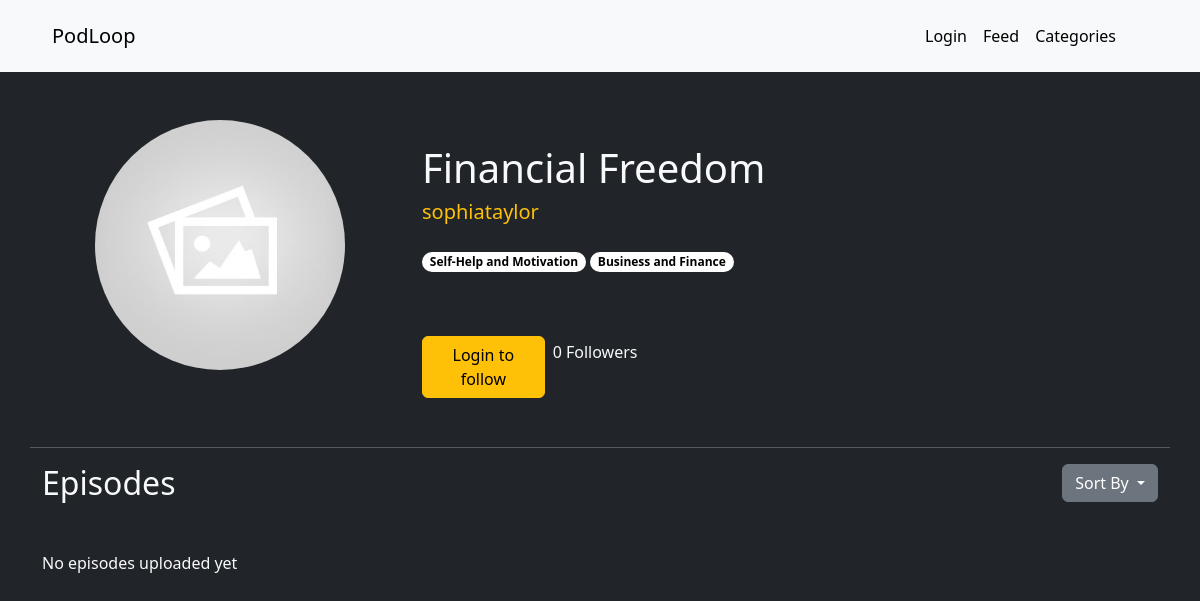
The page /podcasts/financial-freedom on the database its author committed.
### core/models.py (models this page shows, shortened)
class Podcast(models.Model):
    name = models.CharField(max_length=300,blank=False, unique=True)
    owner = models.ForeignKey(User,on_delete=models.CASCADE,blank=False)
    slug = models.CharField(max_length=500,unique=True,null=True)
    followers = models.ManyToManyField(User,related_name="followed_podcasts",symmetrical=False)
    description = models.CharField(max_length=500,blank=False)
    categories = models.ManyToManyField(Category,related_name="podcasts",symmetrical=False,blank=False)
    podcast_thumbnail = models.FileField(upload_to='images/',blank=True, validators=[validate_image_file])
    class Meta:
        verbose_name_plural = "Podcasts"

class Category(models.Model):
    name = models.CharField(max_length=50,unique=True,blank=False)
    description = models.CharField(max_length=100,null=True,default=None,blank=True)
    slug = models.CharField(max_length=100,unique=True,null=True)
    class Meta:
        verbose_name_plural = "Categories"

### accounts/models.py (models this page shows, shortened)
class User(AbstractBaseUser, PermissionsMixin):
    email = models.EmailField(blank=True, default='', unique=True)
    name = models.CharField(max_length=255, blank=False)
    last_name = models.CharField(max_length=255, blank=False)
    username = models.CharField(max_length=255, blank=False, unique=True)
    is_active = models.BooleanField(default=False)
    is_superuser = models.BooleanField(default=False)
    is_staff = models.BooleanField(default=False)
    is_creator = models.BooleanField(default=False)
    is_email_verified = models.BooleanField(default=False)
    date_joined = models.DateTimeField(default=now, blank=False)
    last_login =  models.DateTimeField(blank=True, null=True)
    link_profile_picture = models.ImageField(upload_to='images')
    objects = CustomUserManager()
    USERNAME_FIELD = 'email'
    EMAIL_FIELD = 'email'
    REQUIRED_FIELDS = ['name','last_name','username']
    class Meta:
        verbose_name = 'User'
        verbose_name_plural = 'Users'

### core/views.py (the view, shortened to what this page needs)
# urls.py: path('podcasts/<slug:slug>', PodcastView, name='podcast'),
def PodcastView(request,slug):
    template_name = "core/podcast.html"
    podcast = get_object_or_404(Podcast, slug=slug)
    owner = User.objects.get(id=podcast.owner_id)
    followers = str(Podcast.objects.get(name=podcast.name).followers.all().count())
    sort_by = request.GET.get("sort_by")
    if sort_by == "old_to_new":
        episodes = podcast.episodes.all().order_by('upload_date')
    else:
        episodes = podcast.episodes.all().order_by('-upload_date')
        sort_by = "new_to_old"
    is_owner = False
    is_following = False
    categories = Podcast.objects.get(name=podcast.name).categories.all()
    context = {
        "podcast":podcast,
        "owner":owner,
        "followers":followers,
        "is_owner":is_owner,
        "is_following":is_following,
        "episodes":episodes,
        "categories":categories,
        "sort_by":sort_by
    }
    return render(request, template_name, context=context)

### core/templates/core/podcast.html (shortened to what this page needs)
{% extends 'core/base.html' %} {% load static %} {% load custom_filters %}
{%block head %}
<link rel="stylesheet" href="{% static 'css/episode.css' %}" />
<link rel="stylesheet" href="{% static 'css/badge.css' %}" />
{% endblock %} {% block content %}
<div class="mt-5 row">
  <div class="info-section col-lg-4">
    <div class="episode-image">
      {% if podcast.podcast_thumbnail %}
      <img
        src="{{ MEDIA_URL }}{{podcast.podcast_thumbnail}}"
        class="img-fluid"
        id="episode-thumbnail"
        alt="Podcast thumbnail"
      />
      {% else %}
      <img
        src="{{ MEDIA_URL }}images/default_podcast_thumbnail.jpg"
        class="img-fluid"
        id="episode-thumbnail"
        alt="Podcast thumbnail"
      />
      {% endif %}
    </div>
  </div>
  <div class="col-lg-8 mt-4">
    <h1 class="text-light">{{podcast.name}}</h1>
    <h5 class="text-warning">{{owner.username}}</h5>
    <div class="category-list mt-3">
      {% for category in categories %}
      <a href="{% url 'core:category-detail' category.slug%}"
        ><span class="badge rounded-pill">{{category.name}}</span></a
      >
      {% endfor %}
    </div>
    <div class="col-6 follow-section mt-5 d-flex">
      <div class="col-sm-4 me-2">
        {% if user.is_authenticated %} {% if is_owner %}
        <a
          class="btn btn-sm btn-warning"
          href="{% url 'core:podcast' podcast.slug %}"
          >Edit</a
        >
        {% else %} {% if is_following %}
        <a
          class="btn btn-sm btn-danger"
          href="{% url 'core:unfollow' podcast.slug %}"
          >Unfollow</a
        >
        {% else %}
        <a
          class="btn btn-sm btn-success"
          href="{% url 'core:follow' podcast.slug %}"
          >Follow</a
        >
        {% endif %} {% endif %}{% else %}
        <a
          href="{% url 'accounts:login' %}"
          class="btn btn-warning align-text-bottom"
          >Login to follow</a
        >
        {% endif %}
      </div>
      <div class="col-sm-9">
        <p class="text-light mt-1">{{followers}} Followers</p>
      </div>
    </div>
  </div>
  <hr class="text-light mt-5" />
  <div class="episodes-list">
    <div class="d-flex justify-content-between">
      <h2 class="text-light mb-5">Episodes</h2>
      <div class="dropdown bg-dark">
        <button
          class="btn btn-secondary dropdown-toggle"
          type="button"
          data-bs-toggle="dropdown"
          aria-expanded="false"
        >
          Sort By
        </button>
      </div>
    </div>
    {% if episodes %} {% for episode in episodes %}
    <div class="card mb-3 mt-3 pt-2 pb-2 podcast">
      <div class="row g-0">
        <div class="col-md-2 ms-4 mt-2">
          {% if episode.episode_thumbnail %}
          <img
            src="{{ MEDIA_URL }}{{episode.episode_thumbnail}}"
            class="img mt-2"
            alt="Episode thumbnail"
          />
          {% else %}
          <img
            src="{{ MEDIA_URL }}images/default_podcast_thumbnail.jpg"
            class="img mt-3"
            alt="Episode thumbnail"
          />
          {% endif %}
        </div>
        <div class="col-md-8">
          <div class="card-body">
            <a
              href="/podcasts/{{podcast.slug}}/episode/{{episode.slug}}"
              class="link-episode"
              ><h5 class="card-title mb-3">{{episode.title}}</h5></a
            >
            <div class="row">
              <div class="col-sm-12">
                <p class="text-warning col-sm-6 me-0">
                  {{ episode.length|seconds_to_minutes }}
                </p>
                <small class="text-light col-sm-6 me-0"
                  >{{episode.upload_date}}</small
                >
              </div>
            </div>
          </div>
        </div>
      </div>
    </div>
    <hr class="text-light" />
    {% endfor %} {% else %}
    <p class="text-light">No episodes uploaded yet</p>
    {% endif %}
  </div>
</div>
{% endblock %}

### static/css/episode.css (style rules this page uses)
.episode-image { width: 250px; height: 250px; margin-left: auto; margin-right: auto; }
#episode-thumbnail { height: 100%; object-fit:cover; border-radius: 50%; }

### static/css/badge.css (style rules this page uses)
.badge { background-color: #fff; color:black; }
.category-list { overflow-x: auto; white-space: nowrap; width: 100%; height: auto; display: inline-block; }
.category-list a { display: inline-block; margin-bottom:10px; }

### rows shown on the page
Podcast: name "Financial Freedom"
User: username "sophiataylor"
Category: name "Self-Help and Motivation"
Category: name "Business and Finance"

### other values the page prints
{{ followers }} "0"
